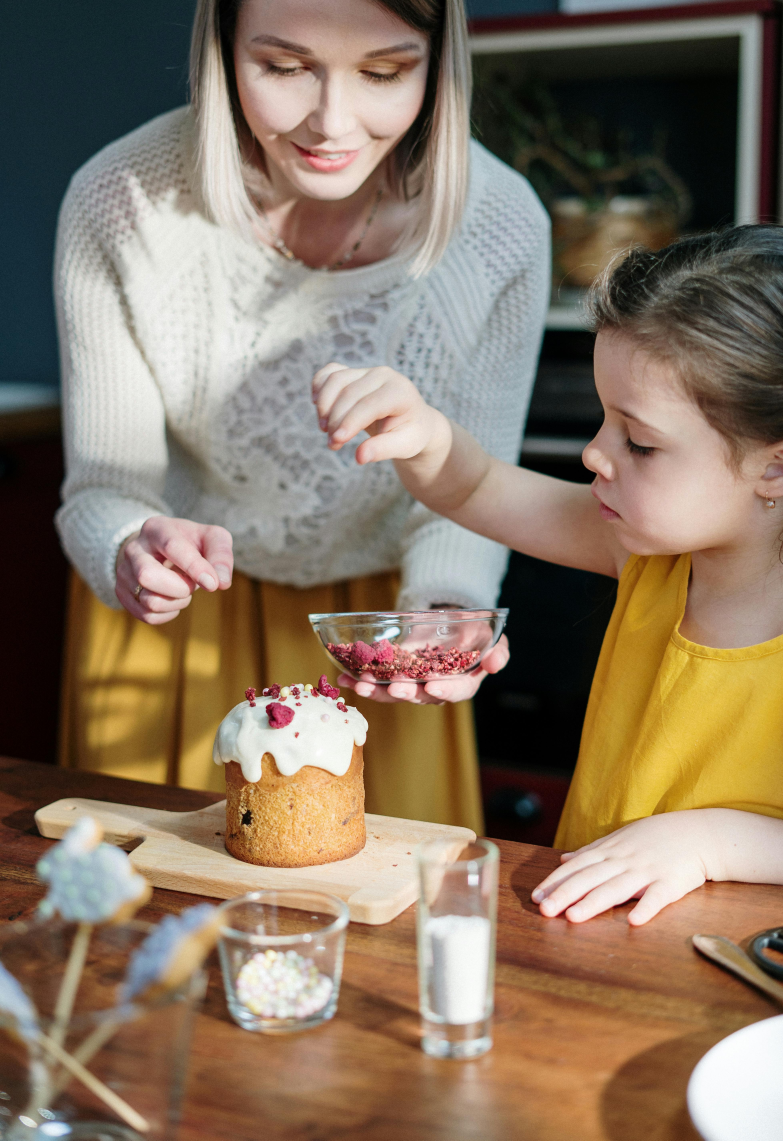
#> input picture image4.jpg, 3915 x 5702 px (shown at 1/5 size)
$ jupyter execute Reconnaissance_S1.ipynb
#> lines starting #> are read from the running program, lines starting #| are printed output that depends on the picture; after the words box and inside, x2 and y2 are one past the last pixel; in counts of white or black regions, pixels touching at a corner belong together
# Séance 1: Reconnaissance et détection

## Import des bibliothèques

[cell 1]
import cv2
import numpy as np
import matplotlib.pyplot as plt

## Import et pré-traitement d'image

**Import et affichage de l'image en couleurs**

[cell 2]
image = cv2.imread("image4.jpg")
#> image is the input picture: shape (5702, 3915, 3); mean B, G, R 98.5, 117.6, 135.7
plt.imshow(cv2.cvtColor(image, cv2.COLOR_BGR2RGB))
plt.axis("off")
plt.show()

**Transformation en niveaux de gris**

[cell 3]
gray_image = cv2.cvtColor(image, cv2.COLOR_BGR2GRAY)
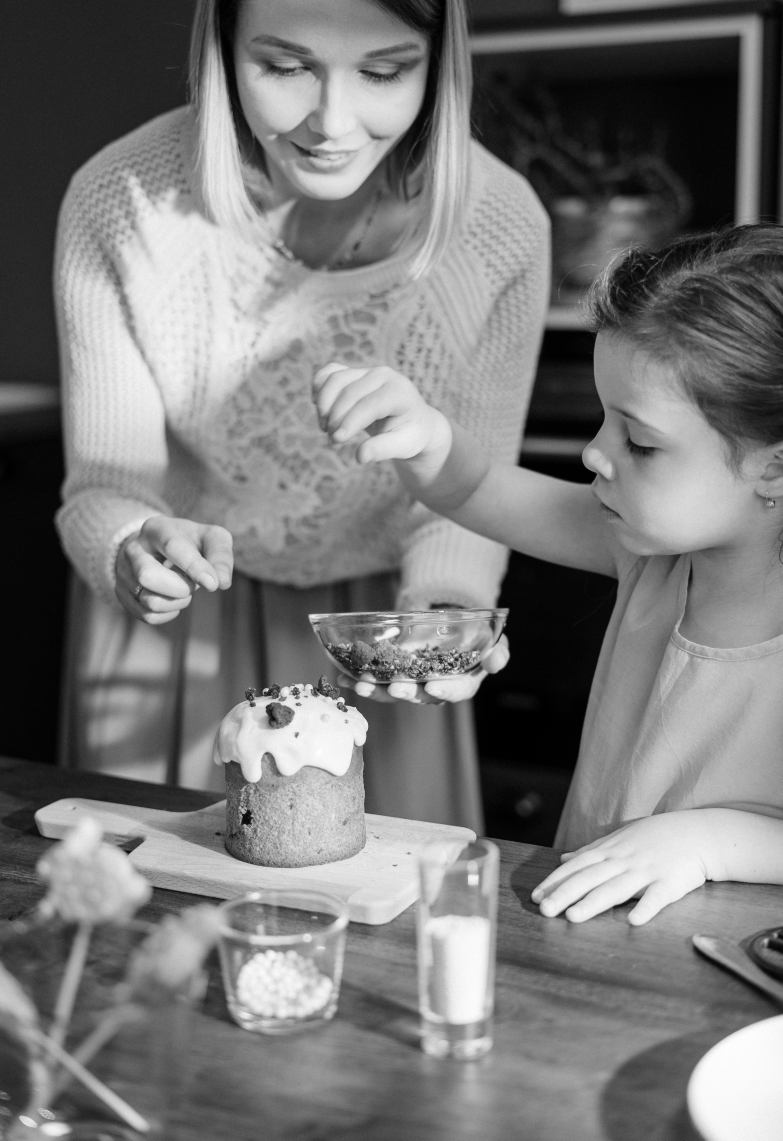
#> gray_image: shape (5702, 3915) (shown at 1/5 size); min 0, max 255, mean 120.9
plt.imshow(gray_image, cmap="gray")
plt.axis("off")
plt.show()

**Utilisation de imwrite**

[cell 4]
cv2.imwrite("gray_image.png", gray_image)
#> Out = True

**Utiliser resize**

[cell 5]
new_width = 300
new_height = 200
resized_image = cv2.resize(gray_image, (new_width, new_height))
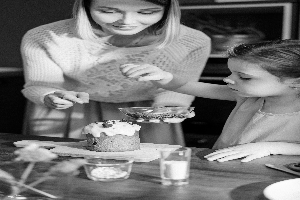
#> resized_image: shape (200, 300); min 0, max 254, mean 120.7

cv2.imwrite("resized_gray_image.png", resized_image)
#> Out = True

### Rogner l'image

**Coordonnées du rectangle de la zone à rogner  (x,y) le pixel en haut à gauche**

Pour cibler j'affiche l'image avec les axes (je cible le gateau par exemple)

[cell 6]
plt.imshow(cv2.cvtColor(image, cv2.COLOR_BGR2RGB))
plt.show()

[cell 7]
x = 1000
y = 3000
width = 1000
height = 1500

cropped_image = image[y:y+height, x:x+width]
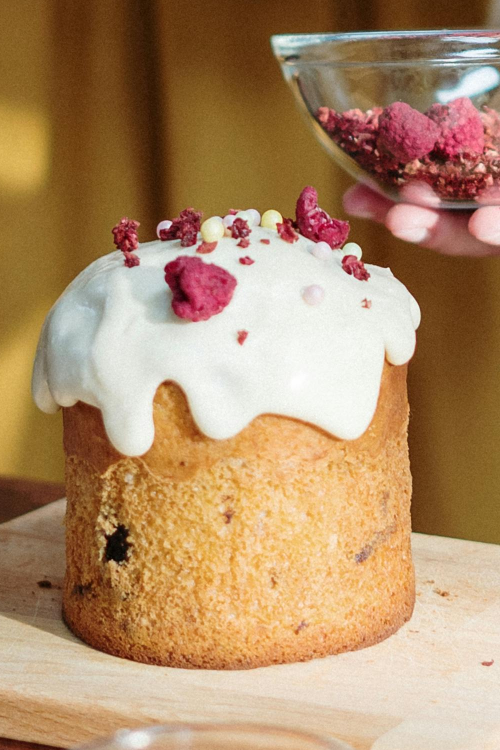
#> cropped_image: shape (1500, 1000, 3) (shown at 1/2 size); mean B, G, R 104.6, 140.7, 175.4
plt.imshow(cv2.cvtColor(cropped_image, cv2.COLOR_BGR2RGB))
plt.axis('off')
plt.show()

## Application des filtres

### Seuillage

[cell 8]
threshold_val = 120
ret, thres_img = cv2.threshold(gray_image, threshold_val, 255, cv2.THRESH_BINARY)
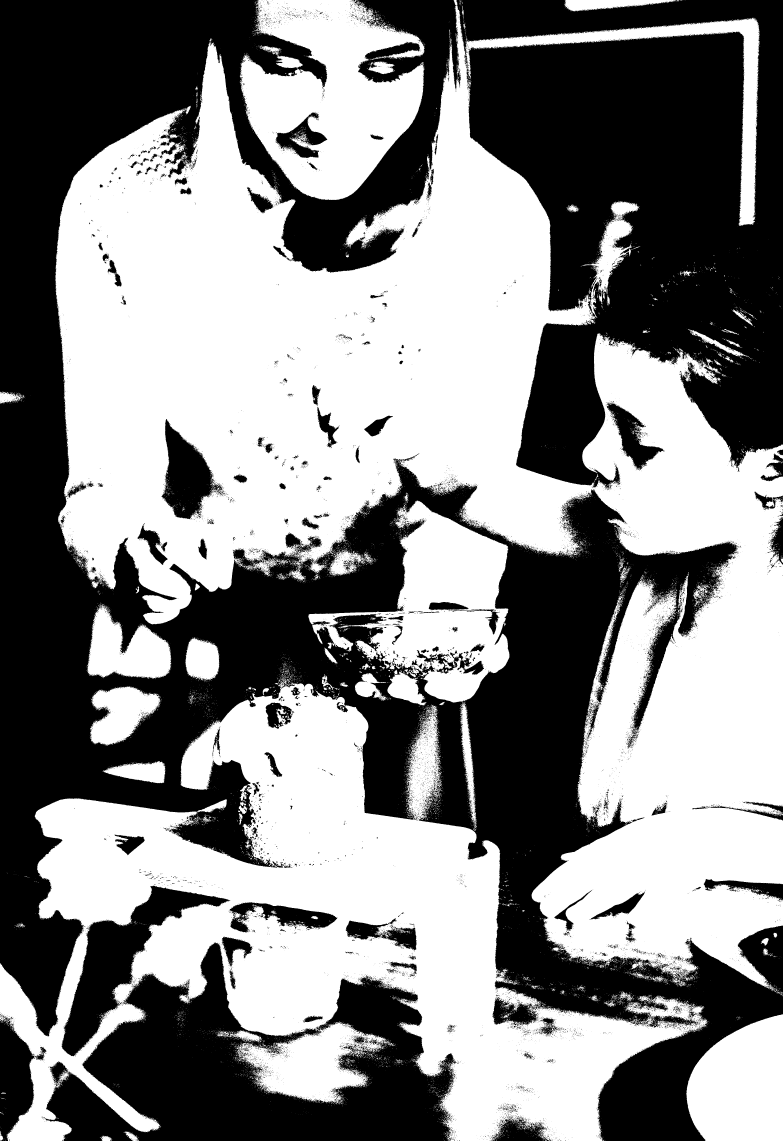
#> thres_img: shape (5702, 3915) (shown at 1/5 size); 53.1% white; 15966 black regions (15039 under 20 px), largest, box (x1, y1, x2, y2) and area: (0, 0, 3915, 5702) 6075176, (2281, 0, 3915, 2449) 2585677, (229, 4713, 2280, 5702) 1019171
#> ret = 120

plt.imshow(thres_img, cmap='gray')
plt.axis('off')
plt.show()

### Filtrage

**Flou Gaussien**

[cell 9]
image_floue = cv2.GaussianBlur(gray_image, (5,5), 0)
plt.imshow( image_floue,cmap='gray')
plt.axis("off")
plt.show()

**Filtre de Canny**

[cell 10]
contour_canny = cv2.Canny(image_floue, 30, 40)
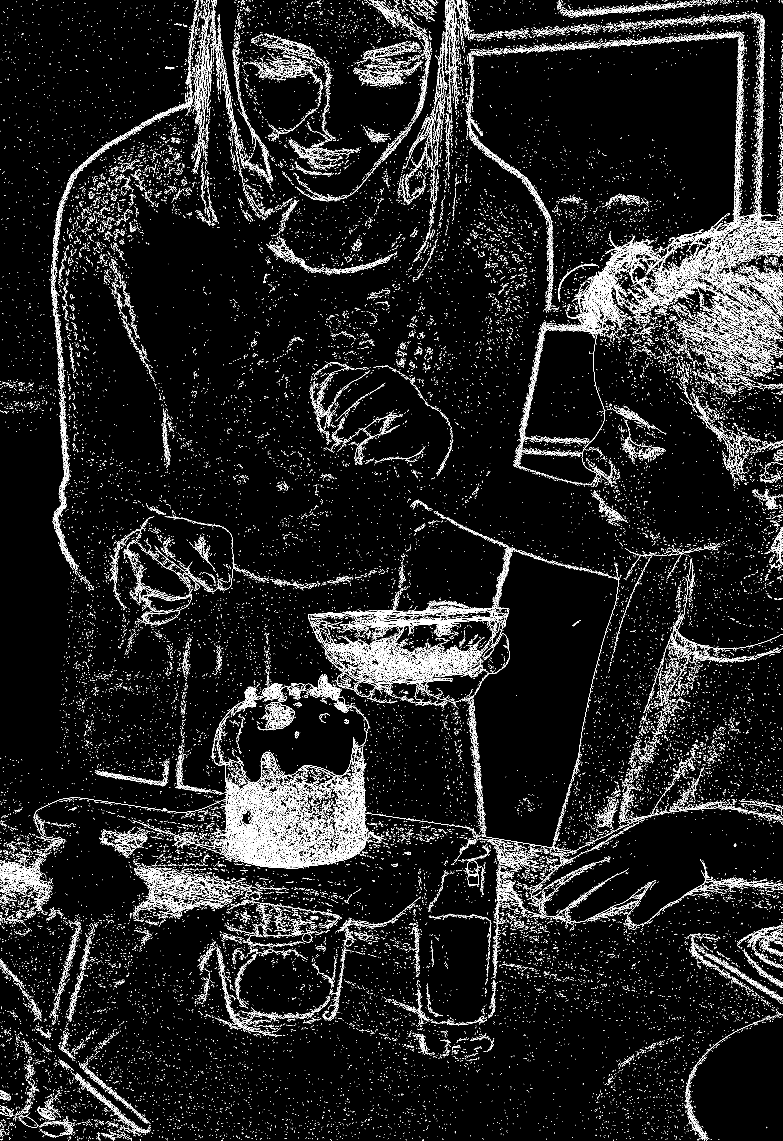
#> contour_canny: shape (5702, 3915) (shown at 1/5 size); 3.5% white in thin lines or dots

plt.imshow(contour_canny,cmap='gray')
plt.axis("off")
plt.show()
